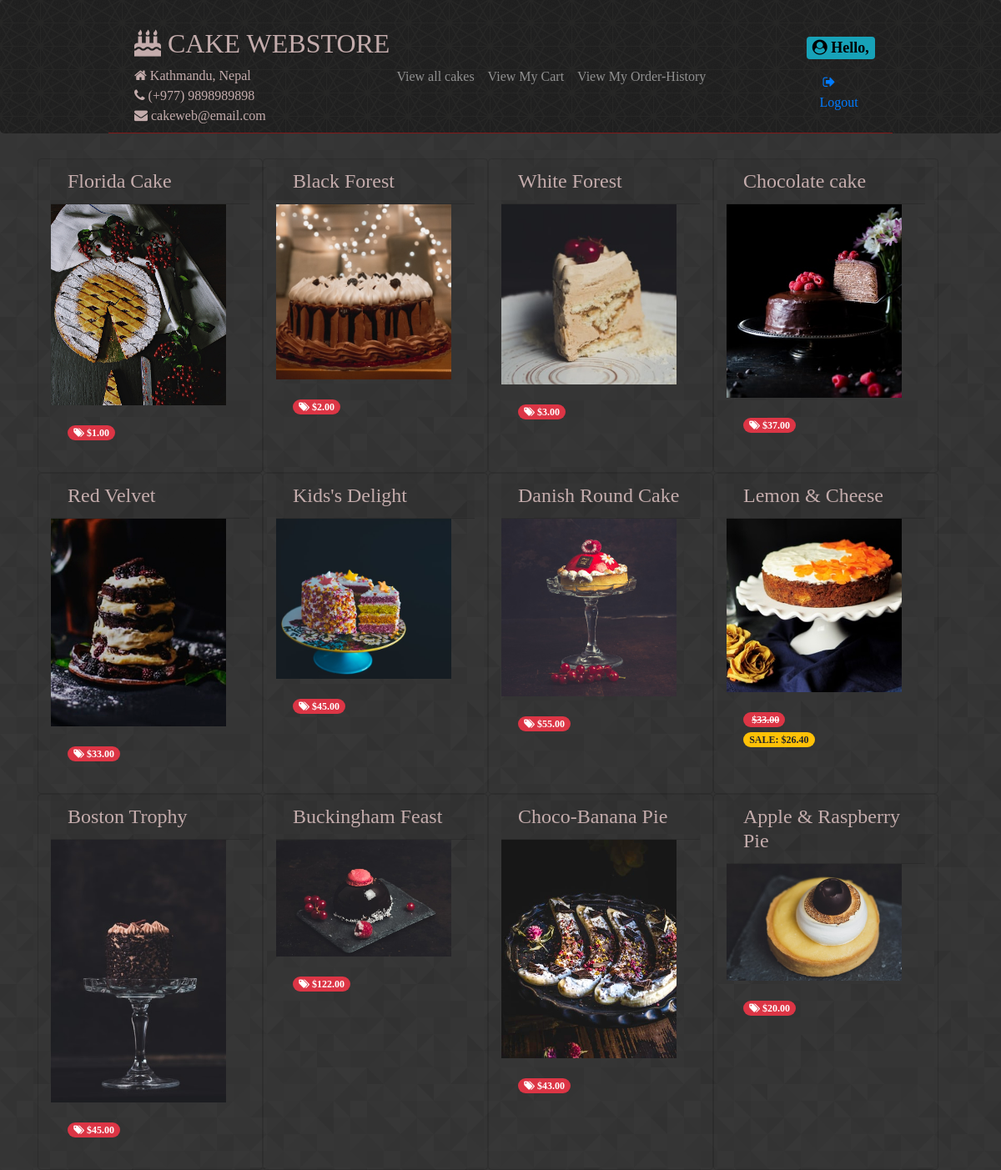
Page /list on the committed database.
### store/models.py (models this page shows, shortened)
class Product(models.Model):
    id = models.AutoField(primary_key=True)
    name = models.CharField(max_length=200)
    description = models.TextField()
    occasion = models.CharField(choices=OCCASIONS, max_length=2, default='G')
    price = models.FloatField()
    discount_rate = models.FloatField(null=False, blank=True, default=0)
    sale_start = models.DateTimeField(blank=True, null=True, default=None)
    sale_end = models.DateTimeField(blank=True, null=True, default=None)
    photo = models.ImageField(blank=True, null=True,
                              default=None, upload_to='products')
    def is_on_sale(self):
        now = timezone.now()
        if self.sale_start:
            if self.sale_end:
                return self.sale_start <= now <= self.sale_end
            return self.sale_start <= now
        return False
    def get_price(self):
        return self.price
    def current_price(self):
        if self.is_on_sale():
            discounted_price = self.price * (1 - self.discount_rate)
            return round(discounted_price, 2)
        return self.get_rounded_price()

### store/views.py (the view)
# urls.py: path(r'list', store.views.CakeListView.as_view(), name='listAllCakes'),
class CakeListView(ListView):
    model = Product
    template_name = 'store/product_list.html'

### store/templates/store/product_list.html (shortened to what this page needs)
{% extends "base.html" %}
{% block content %}
<div class="product-list row col-md-12">
  {% for product in object_list %}
  <div class="card bg-transparent col-md-3">
    <h4 class="card-header">{{ product.name }}</h4>
    {% if product.photo %}
    <a href="{% url 'showCake' product.id %}">
      <img class="img-rounded hover-effect" width="210" src="{{ MEDIA_URL }}{{ product.photo }}" />
    </a>
    {% endif %}
    <div class="card-body">
      {% if product.is_on_sale %}
      <p>
        <span class="badge badge-pill badge-danger">
          <iclass="fa fa-tags"></i>&nbsp<del>${{ product.get_price|floatformat:2 }}</del>
        </span><br />
        <span class="badge badge-pill badge-warning">SALE: ${{ product.current_price|floatformat:2 }}</span>
      </p>
      {% else %}
      <p>
        <span class="badge badge-pill badge-danger"><i
            class="fa fa-tags"></i>&nbsp${{ product.get_price|floatformat:2 }}</span>
      </p>
      {% endif %}
    </div>
  </div>
  {% endfor %}
</div>
{% endblock %}

### store/static/store/styles.css (style rules this page uses)
body { font-family: Caslon !important; color: #c4acac; background: url(images/prism.png) fixed; }

### rows in the picture
Product: name "Florida Cake", photo (picture), get_price "1.00"
Product: name "Black Forest", photo (picture), get_price "2.00"
Product: name "White Forest", photo (picture), get_price "3.00"
Product: name "Chocolate cake", photo (picture), get_price "37.00"
Product: name "Red Velvet", photo (picture), get_price "33.00"
Product: name "Kids's Delight", photo (picture), get_price "45.00"
Product: name "Danish Round Cake", photo (picture), get_price "55.00"
Product: name "Lemon & Cheese", photo (picture), get_price "33.00", current_price "26.40"
Product: name "Boston Trophy", photo (picture), get_price "45.00"
Product: name "Buckingham Feast", photo (picture), get_price "122.00"
Product: name "Choco-Banana Pie", photo (picture), get_price "43.00"
Product: name "Apple & Raspberry Pie", photo (picture), get_price "20.00"
